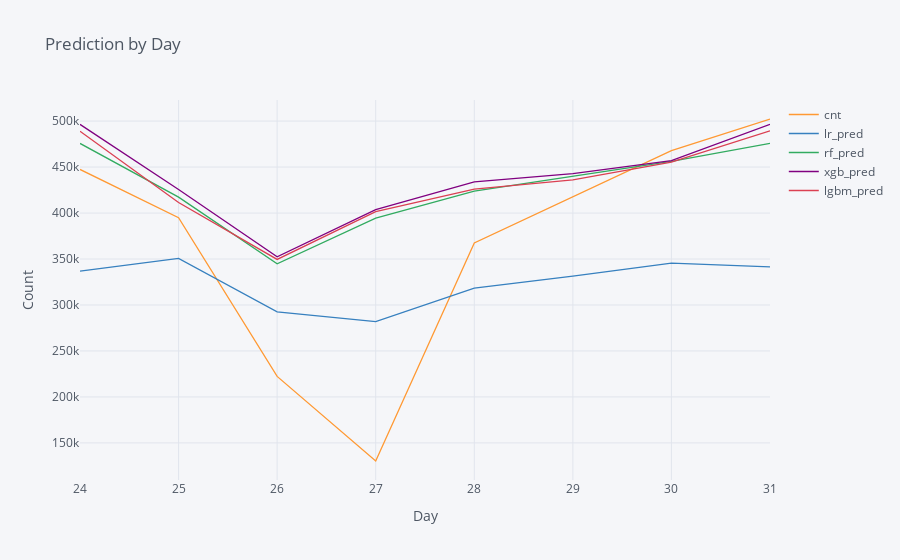

The code cell stored with this chart in its notebook:
### Markdown cell above
<img src="https://github.com/jiyoungsim/BigQuery-NYC-Taxi-Demand--EDA-and-Prediction/blob/master/figs/pred_by_dow.png?raw=true">

### Code cell
test_df.groupby('day')['cnt','lr_pred','rf_pred','xgb_pred','lgbm_pred','zip_code'].sum().iplot(kind='scatter', title='Prediction by Day', xTitle='Day', yTitle='Count')

### Figure 1 — Plotly figure (JSON) as saved in the notebook; plotly's stock layout.template omitted (floating-point values rounded to 4 significant figures)
{"data": [{"line": {"color": "rgba(255, 153, 51, 1.0)", "dash": "solid", "shape": "linear", "width": 1.3}, "mode": "lines", "name": "cnt", "text": "", "type": "scatter", "x": [24, 25, 26, 27, 28, 29, 30, 31], "y": [447443, 394938, 222332, 130322, 367404, 417795, 467775, 502274]}, {"line": {"color": "rgba(55, 128, 191, 1.0)", "dash": "solid", "shape": "linear", "width": 1.3}, "mode": "lines", "name": "lr_pred", "text": "", "type": "scatter", "x": [24, 25, 26, 27, 28, 29, 30, 31], "y": [336800.0, 350700.0, 292400.0, 281900.0, 318200.0, 331500.0, 345500.0, 341500.0]}, {"line": {"color": "rgba(50, 171, 96, 1.0)", "dash": "solid", "shape": "linear", "width": 1.3}, "mode": "lines", "name": "rf_pred", "text": "", "type": "scatter", "x": [24, 25, 26, 27, 28, 29, 30, 31], "y": [475700.0, 417300.0, 344800.0, 394600.0, 423900.0, 439900.0, 456100.0, 475800.0]}, {"line": {"color": "rgba(128, 0, 128, 1.0)", "dash": "solid", "shape": "linear", "width": 1.3}, "mode": "lines", "name": "xgb_pred", "text": "", "type": "scatter", "x": [24, 25, 26, 27, 28, 29, 30, 31], "y": [496500.0, 425700.0, 352400.0, 403800.0, 434000.0, 442800.0, 457100.0, 496500.0]}, {"line": {"color": "rgba(219, 64, 82, 1.0)", "dash": "solid", "shape": "linear", "width": 1.3}, "mode": "lines", "name": "lgbm_pred", "text": "", "type": "scatter", "x": [24, 25, 26, 27, 28, 29, 30, 31], "y": [489000.0, 411400.0, 349600.0, 401500.0, 426000.0, 436000.0, 455400.0, 489400.0]}], "layout": {"legend": {"bgcolor": "#F5F6F9", "font": {"color": "#4D5663"}}, "paper_bgcolor": "#F5F6F9", "plot_bgcolor": "#F5F6F9", "title": {"font": {"color": "#4D5663"}, "text": "Prediction by Day"}, "xaxis": {"gridcolor": "#E1E5ED", "showgrid": true, "tickfont": {"color": "#4D5663"}, "title": {"font": {"color": "#4D5663"}, "text": "Day"}, "zerolinecolor": "#E1E5ED"}, "yaxis": {"gridcolor": "#E1E5ED", "showgrid": true, "tickfont": {"color": "#4D5663"}, "title": {"font": {"color": "#4D5663"}, "text": "Count"}, "zerolinecolor": "#E1E5ED"}}}
